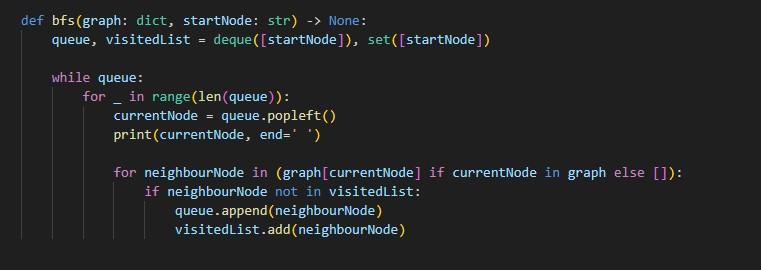
#> input picture images/bfs.jpg, 761 x 270 px
$ jupyter execute --allow-errors application.ipynb
#> lines starting #> are read from the running program, lines starting #| are printed output that depends on the picture; after the words box and inside, x2 and y2 are one past the last pixel; in counts of white or black regions, pixels touching at a corner belong together
[cell 1]
import numpy as np
import cv2
import pytesseract
import matplotlib.pyplot as plt

# The below code's logic is okay but the font used for 'char' is not okay.. Its more like we need custom fontFace exactly whatever the font is used in the text of image! The "preprocessing" part is also not good yet.

[cell 2]
# [65 lines left out: functions heightWidthImageOfChar, putText, putText1, not called in this run]

# selecting the final img
img  = cv2.imread("images/bfs.jpg")
#> img is the input picture: shape (270, 761, 3); mean B, G, R 38.3, 37.5, 35.7
grayImg = cv2.cvtColor(img, cv2.COLOR_BGR2GRAY)
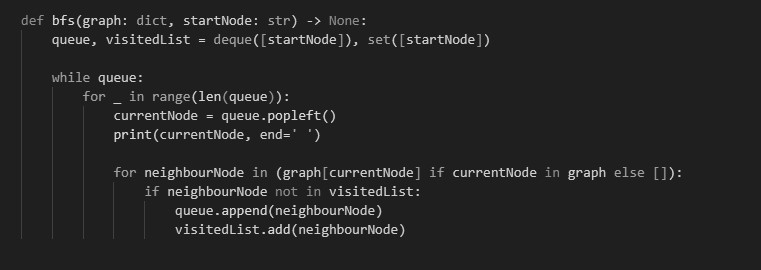
#> grayImg: shape (270, 761); min 16, max 224, mean 37
adaptive_thrsehold = cv2.adaptiveThreshold(grayImg, 255, cv2.ADAPTIVE_THRESH_GAUSSIAN_C, cv2.THRESH_BINARY, blockSize=55, C=4.0)
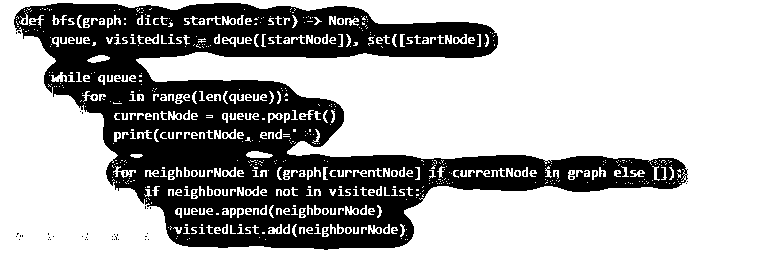
#> adaptive_thrsehold: shape (270, 761); 69% white; 166 black regions (165 under 20 px), largest, box (x1, y1, x2, y2) and area: (14, 3, 688, 250) 62621
threshold, black_and_white_img = cv2.threshold(grayImg, 92, 255, cv2.THRESH_BINARY_INV) # 89, 91, 92
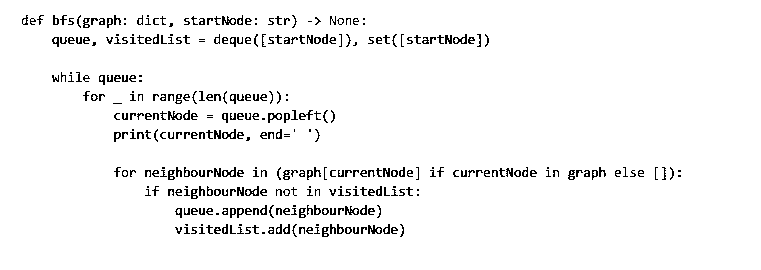
#> black_and_white_img: shape (270, 761); 95.8% white; black in thin lines or dots, all inside (x1, y1, x2, y2) = (22, 15, 681, 237)
img = black_and_white_img

# cropping the main information
#> (the rest of this cell did not finish here and is left out)

#> (a cell that did not finish here is left out)

#                                                    Detect Each Line

[cell 4]
# selecting the final img
img  = cv2.imread("images/random1.jpg")
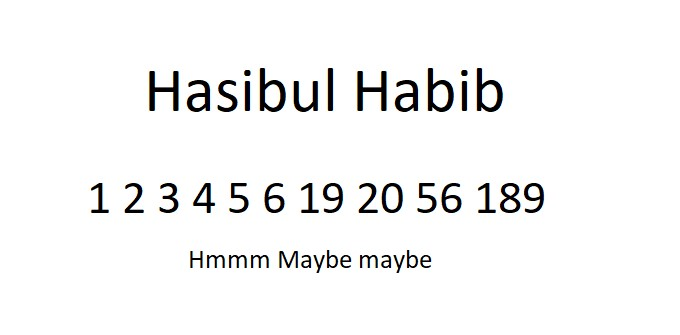
#> input picture images/random1.jpg, 680 x 335 px
#> img is the input picture: shape (335, 680, 3); mean B, G, R 244.5, 244.6, 244.5
grayImg = cv2.cvtColor(img, cv2.COLOR_BGR2GRAY)
#> grayImg: shape (335, 680)
adaptive_thrsehold = cv2.adaptiveThreshold(grayImg, 255, cv2.ADAPTIVE_THRESH_GAUSSIAN_C, cv2.THRESH_BINARY, blockSize=55, C=4)
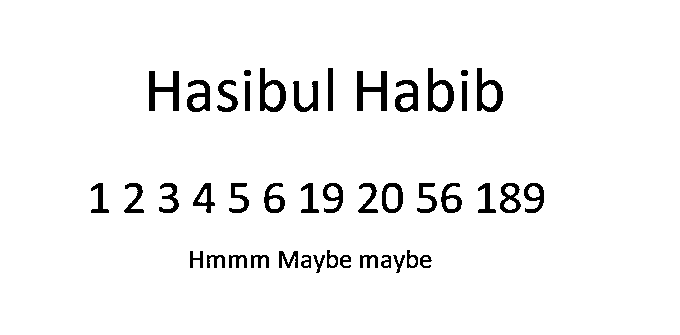
#> adaptive_thrsehold: shape (335, 680); 95.5% white; 43 black regions, largest, box (x1, y1, x2, y2) and area: (149, 71, 179, 111) 570, (357, 71, 387, 111) 570, (260, 68, 286, 112) 504
threshold, black_and_white_img = cv2.threshold(grayImg, 89, 255, cv2.THRESH_BINARY_INV) # 89 - 92
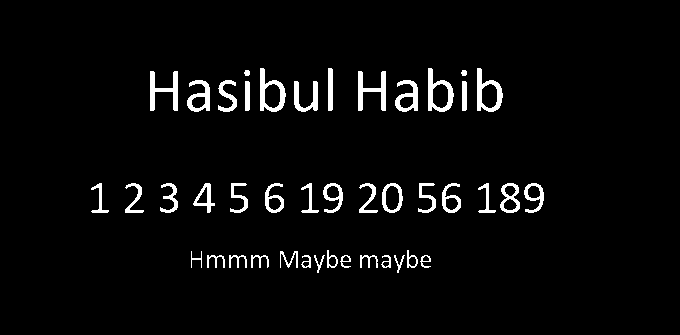
#> black_and_white_img: shape (335, 680); 3.8% white; 43 white regions, largest, box (x1, y1, x2, y2) and area: (477, 68, 503, 112) 471, (260, 68, 286, 112) 470, (428, 68, 454, 112) 470
img = adaptive_thrsehold

# cropping the main information (its not trustworthy)
#> (the rest of this cell did not finish here and is left out)

[cell 5]
# selecting the final img
img  = cv2.imread("Black and White Image.jpg")
#> (the rest of this cell did not finish here and is left out)

#                               Covert any image to Black Background and White Text

[cell 6]
import cv2
import numpy as np

img  = cv2.imread("black BG white text.png")
#> (the rest of this cell did not finish here and is left out)

[cell 7]
from PIL import Image, ImageOps
import PIL
import numpy
import pytesseract
import cv2

#> (the rest of this cell did not finish here and is left out)

[cell 8]
import cv2
import numpy as np

# Load the image
img = cv2.imread('images/bfs1.jpg')
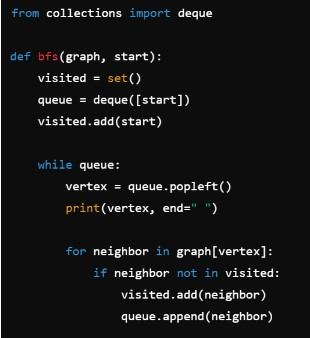
#> input picture images/bfs1.jpg, 310 x 338 px
#> img is the input picture: shape (338, 310, 3); mean B, G, R 24.1, 23.9, 23.6
grayimg = cv2.cvtColor(img, cv2.COLOR_BGR2GRAY)
_, threshold = cv2.threshold(grayimg, 100, 255, cv2.THRESH_BINARY_INV)
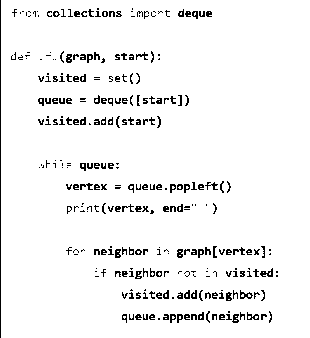
#> threshold: shape (338, 310); 94.8% white; black in thin lines or dots, all inside (x1, y1, x2, y2) = (0, 0, 278, 338)
cv2.imshow('Black BG White Text', grayimg)
cv2.imshow('Black BG White Tex', threshold)
cv2.waitKey(0)
cv2.destroyAllWindows()
